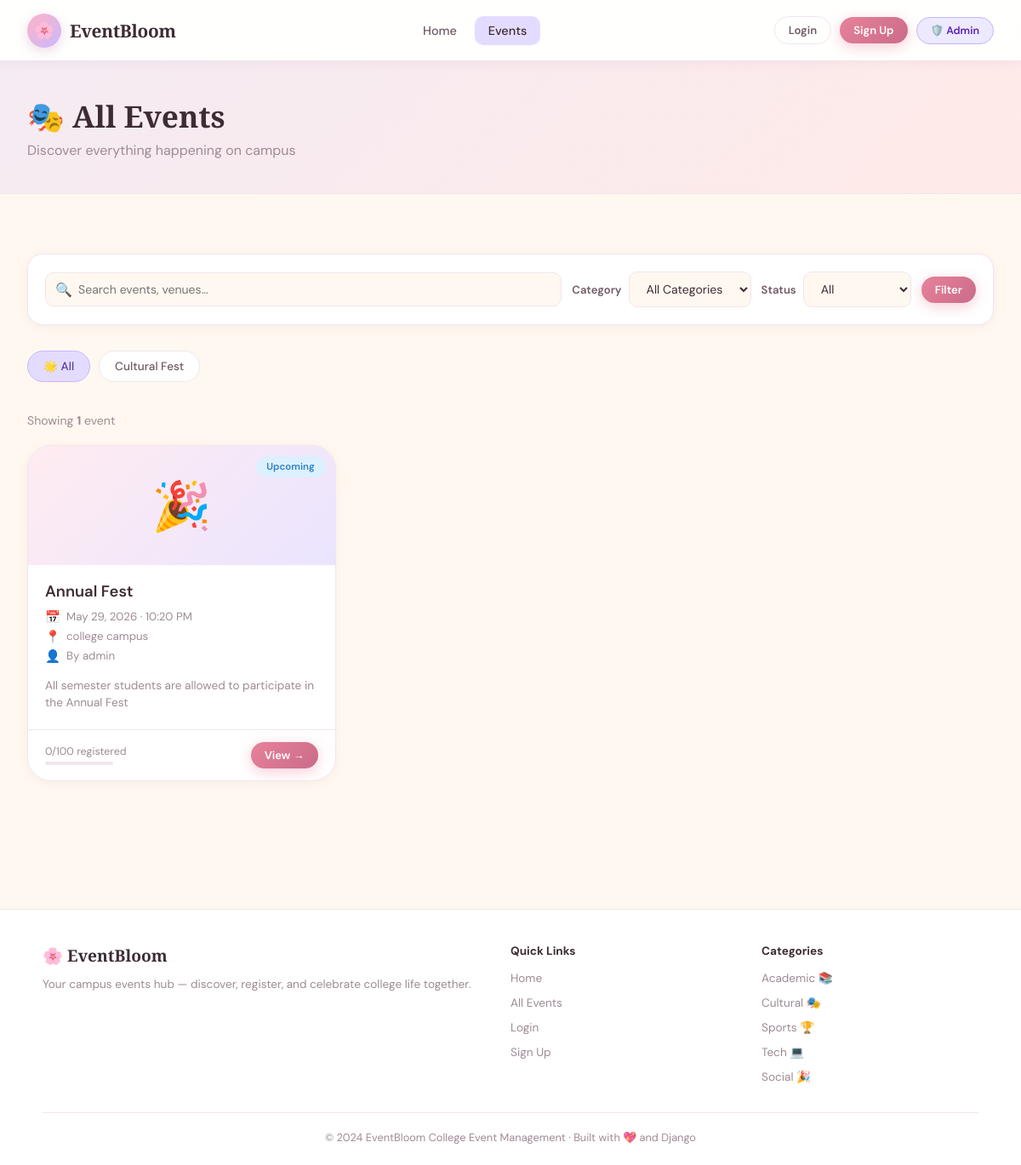
Screenshot of /events/ with the database file from the repository.
### events/models.py (models this page shows, shortened)
class Category(models.Model):
    name = models.CharField(max_length=100)
    color = models.CharField(max_length=20, default='#FFB3C6')
    icon = models.CharField(max_length=50, default='🎉')
    class Meta:
        verbose_name_plural = 'Categories'

class Event(models.Model):
    STATUS_CHOICES = [
        ('upcoming', 'Upcoming'),
        ('ongoing', 'Ongoing'),
        ('completed', 'Completed'),
        ('cancelled', 'Cancelled'),
    ]
    title = models.CharField(max_length=200)
    description = models.TextField()
    category = models.ForeignKey(Category, on_delete=models.SET_NULL, null=True, blank=True)
    organizer = models.ForeignKey(User, on_delete=models.CASCADE, related_name='organized_events')
    venue = models.CharField(max_length=200)
    date = models.DateField()
    start_time = models.TimeField()
    end_time = models.TimeField()
    max_participants = models.PositiveIntegerField(default=100)
    registration_deadline = models.DateTimeField()
    status = models.CharField(max_length=20, choices=STATUS_CHOICES, default='upcoming')
    image_url = models.CharField(max_length=500, blank=True, default='')
    created_at = models.DateTimeField(auto_now_add=True)
    updated_at = models.DateTimeField(auto_now=True)
    is_featured = models.BooleanField(default=False)
    @property
    def registered_count(self):
        return self.registrations.filter(status='confirmed').count()
    class Meta:
        ordering = ['date', 'start_time']

### events/views.py (the view)
# urls.py: path('events/', views.event_list, name='event_list'),
def event_list(request):
    events = Event.objects.all()
    category_id = request.GET.get('category')
    status = request.GET.get('status')
    search = request.GET.get('search')
    if category_id:
        events = events.filter(category_id=category_id)
    if status:
        events = events.filter(status=status)
    if search:
        events = events.filter(Q(title__icontains=search) | Q(description__icontains=search) | Q(venue__icontains=search))
    categories = Category.objects.all()
    context = {'events': events, 'categories': categories, 'selected_category': category_id, 'selected_status': status, 'search': search}
    return render(request, 'events/event_list.html', context)

### templates/events/event_list.html (shortened to what this page needs)
{% extends 'events/base.html' %}
{% block content %}
<div class="page-header">
  <div class="page-header-inner">
    <h1>🎭 All Events</h1>
    <p>Discover everything happening on campus</p>
  </div>
</div>
<div class="section">
  <form method="get" class="filters-bar">
    <div class="search-wrap" style="flex:2;">
      <span class="search-icon">🔍</span>
      <input type="text" name="search" class="form-input" placeholder="Search events, venues…" value="{{ search|default:'' }}">
    </div>
    <div class="filter-group">
      <span class="filter-label">Category</span>
      <select name="category" class="form-select" style="width:auto;">
        <option value="">All Categories</option>
      </select>
    </div>
    <div class="filter-group">
      <span class="filter-label">Status</span>
      <select name="status" class="form-select" style="width:auto;">
        <option value="">All</option>
      </select>
    </div>
    <button type="submit" class="btn btn-primary btn-sm">Filter</button>
  </form>
  <div class="categories-row">
    <a href="{% url 'event_list' %}" class="category-pill {% if not selected_category %}active{% endif %}">🌟 All</a>
    {% for cat in categories %}
    <a href="{% url 'event_list' %}?category={{ cat.id }}" class="category-pill {% if selected_category == cat.id|stringformat:'s' %}active{% endif %}">
      {{ cat.icon }} {{ cat.name }}
    </a>
    {% endfor %}
  </div>
  {% if events %}
  <p style="color:var(--text-soft); font-size:0.88rem; margin-bottom:20px;">
    Showing <strong>{{ events|length }}</strong> event{{ events|length|pluralize }}
  </p>
  <div class="events-grid">
    {% for event in events %}
    {% include 'events/partials/event_card.html' %}
    {% endfor %}
  </div>
  {% endif %}
</div>
{% endblock %}

### templates/events/partials/event_card.html (shortened to what this page needs)
{% load static %}
<div class="event-card">
  <div class="card-header" style="background: linear-gradient(135deg,
    {% if event.category %}{{ event.category.color }}{% else %}#FFB3C6{% endif %}40,
    {% if event.category %}{{ event.category.color }}{% else %}#C9B8FF{% endif %}60);">
    <span>{% if event.category %}{{ event.category.icon }}{% else %}🎉{% endif %}</span>
    <span class="card-status status-{{ event.status }}">{{ event.get_status_display }}</span>
  </div>
  <div class="card-body">
    <div class="card-title">{{ event.title }}</div>
    <div class="card-meta">
      <div class="meta-item">
        <span class="meta-icon">📅</span>
        <span>{{ event.date|date:"M d, Y" }} · {{ event.start_time|time:"g:i A" }}</span>
      </div>
      <div class="meta-item">
        <span class="meta-icon">📍</span>
        <span>{{ event.venue }}</span>
      </div>
      <div class="meta-item">
        <span class="meta-icon">👤</span>
        <span>By {{ event.organizer.get_full_name|default:event.organizer.username }}</span>
      </div>
    </div>
    <p style="font-size:0.85rem; color:var(--text-soft); line-height:1.5;">
      {{ event.description|truncatewords:18 }}
    </p>
  </div>
  <div class="card-footer">
    <div>
      <div class="spots-indicator">
        {{ event.registered_count }}/{{ event.max_participants }} registered
      </div>
      <div class="spots-bar">
      </div>
    </div>
    <a href="{% url 'event_detail' event.pk %}" class="btn btn-primary btn-sm">View →</a>
  </div>
</div>

### rows the page displays
Category: name "Cultural Fest"
Event: status "Upcoming", title "Annual Fest", date "May 29, 2026", start_time "10:20 PM", venue "college campus", organizer.get_full_name "admin", description "All semester students are allowed to participate in the Annual Fest", registered_count "0", max_participants "100"

### other values shown
{{ events|length }} "1"
